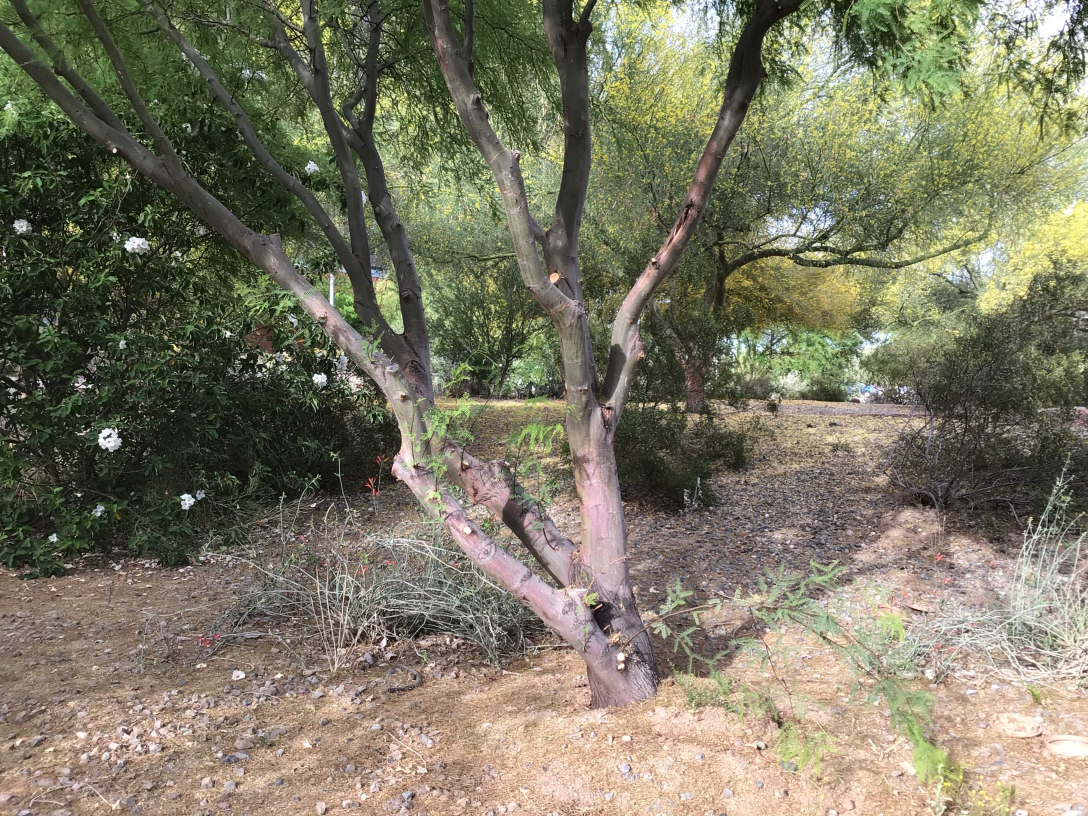
//> input picture camera_projector/data/images/asu_tree4.jpg, 3264 x 2448 px (shown at 1/3 size)
$ ./tree_segmentation   (built with g++ and OpenCV 4)
//> lines starting //> are read from the running program, lines starting //| are printed output that depends on the picture; after the words box and inside, x2 and y2 are one past the last pixel; in counts of white or black regions, pixels touching at a corner belong together
//> further down, img is the input picture: 2448 rows x 3264 cols, CV_8UC3; mean B, G, R 100.2, 121.2, 124.6
//
// Created by alg on 4/15/21.
//

#include <opencv2/highgui.hpp>
#include "opencv2/core/core.hpp"
#include "opencv2/imgproc/imgproc.hpp"

using namespace cv;
using namespace std;


string aruco_image_path = "/home/alg/Downloads/asu_tree4.jpg";

void meanShiftMethod(Mat src, Mat& res ){
    GaussianBlur(src, res, Size(5,5), 2, 2);
    pyrMeanShiftFiltering( res, res, 20, 45, 3);
    imwrite("meanshift.png", res);
    imshow( "Meanshift", res );
    waitKey(0);

}
//segment the image using hsv color separation
void hsvMethod(Mat src, Mat& des){
    int r = 227, g = 190, b = 207;
    cv::Vec3b bgr_pixel(b, g, r);
    Mat3b bgr(bgr_pixel);
    Mat hsv;
    cvtColor(bgr, hsv, COLOR_BGR2HSV);
    Vec3b hsv_pixel(hsv.at<Vec3b>(0,0));
    int thresh_h = 40, thresh_s = 350, thresh_v = 350;
    cv::Scalar minHSV = cv::Scalar(hsv_pixel.val[0] - thresh_h, hsv_pixel.val[1] - thresh_s, hsv_pixel.val[2] - thresh_v);
    cv::Scalar maxHSV = cv::Scalar(hsv_pixel.val[0] + thresh_h, hsv_pixel.val[1] + thresh_s, hsv_pixel.val[2] + thresh_v);
    cv::Mat maskHSV;
    cv::Mat src_hsv;
    cvtColor(src, src_hsv, COLOR_BGR2HSV);
//> src_hsv: 1224 rows x 1632 cols, CV_8UC3; mean H, S, V 36, 65, 129.5
    cv::inRange(src_hsv, minHSV, maxHSV, maskHSV);
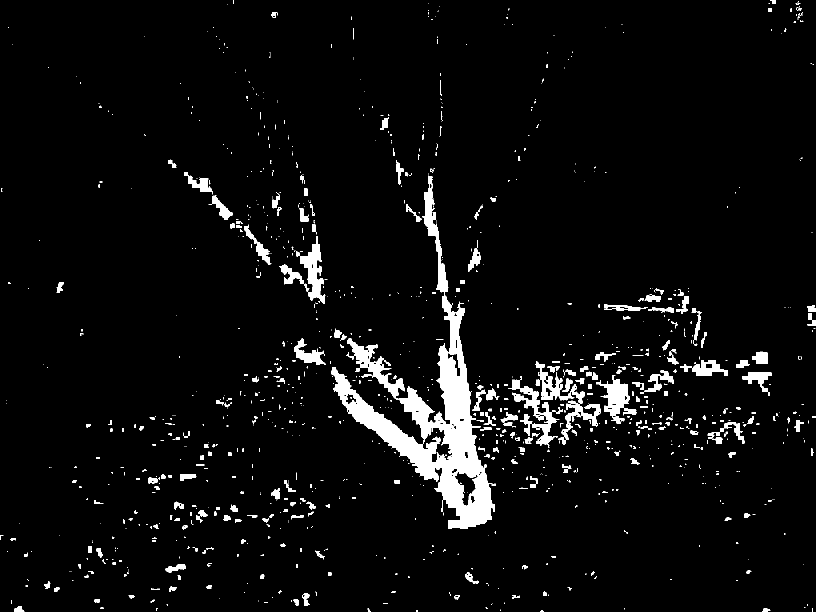
//> maskHSV: 1224 rows x 1632 cols, CV_8UC1 (shown at 1/2 size); 4.8% white; 1133 white regions (811 under 20 px), largest, box (x1, y1, x2, y2) and area: (663, 352, 992, 1058) 45089, (1016, 759, 1126, 896) 3292, (600, 472, 651, 608) 2900
    cv::bitwise_and(src_hsv, src_hsv, des, maskHSV);
//> des: 1224 rows x 1632 cols, CV_8UC3; mean H, S, V 7.9, 1.4, 7
    Mat mean_shifted_hsv;
    //meanShiftMethod(des, mean_shifted_hsv);
    imshow("HSV Image", des);
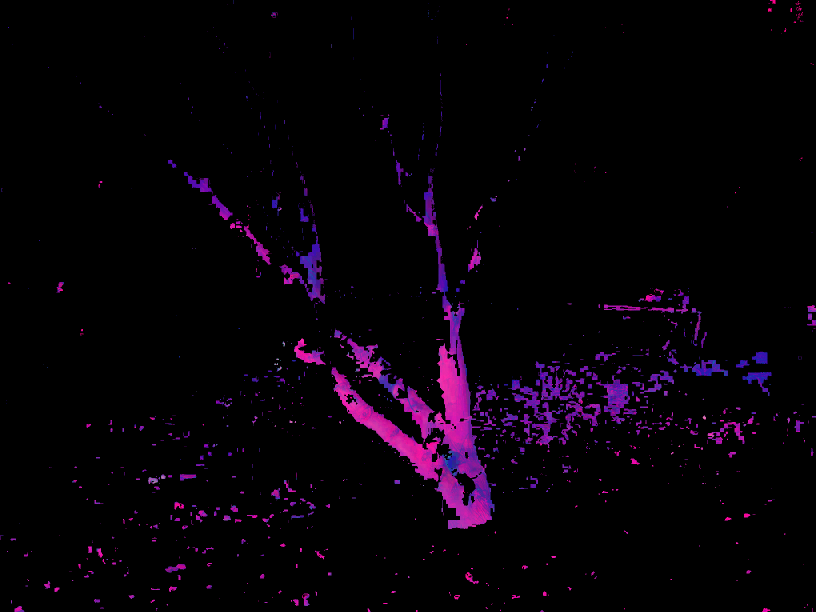
//> window 'HSV Image': 1224 rows x 1632 cols, CV_8UC3 (shown at 1/2 size); mean B, G, R 7.9, 1.4, 7

    imwrite("hsv_segmentation1.jpg", des);
    waitKey(0);


}


void edgeDetection(Mat src, Mat& des){
    Mat edges;
    //edge detection
    Canny(src, edges, 100, 125, 3, true );
    imshow("Edges", edges);
    waitKey(0);

}
int main(int argc, char** argv)
{
    Mat img, res, element;
    //namedWindow( "Meanshift", 0 );
    img = imread(aruco_image_path );
    cv::resize(img, img, cv::Size(), 0.5, 0.5);
    imshow("OriginalImage", img);
    Mat edge_detected;
    //edgeDetection(img, edge_detected);
    /*Mat mean_shifted_img;
    meanShiftMethod(img, mean_shifted_img);*/

    //second method HSV
    //convert to HSV
    Mat segmented_image;
    hsvMethod(img, segmented_image);
    return 0;
}

$ run again, with camera_projector/data/images/asu_tree1.jpg copied over camera_projector/data/images/asu_tree4.jpg
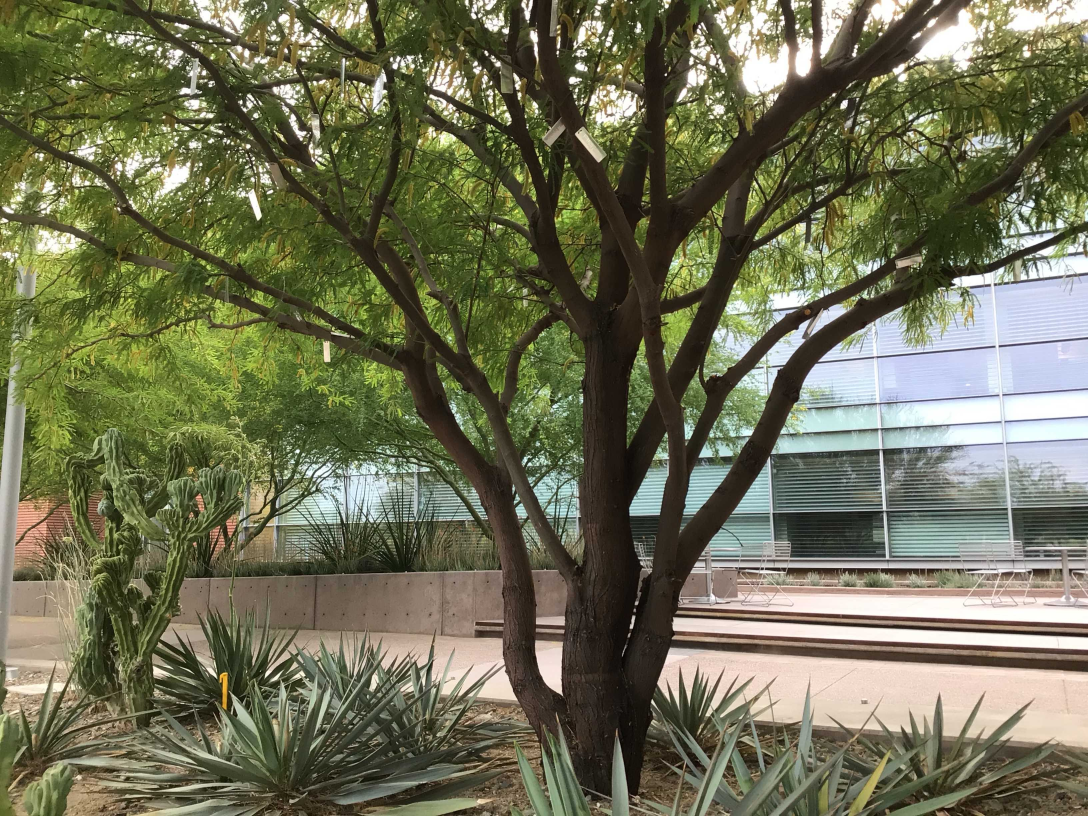
//> input picture camera_projector/data/images/asu_tree1.jpg, 3264 x 2448 px (shown at 1/3 size)
//> img is the input picture: 2448 rows x 3264 cols, CV_8UC3; mean B, G, R 85.1, 112.4, 111.3
//> img: 1224 rows x 1632 cols, CV_8UC3
//> src_hsv: 1224 rows x 1632 cols, CV_8UC3; mean H, S, V 34.7, 92.9, 118
//> in hsvMethod, `cv::inRange(src_hsv, minHSV, maxHSV, maskHSV);`:
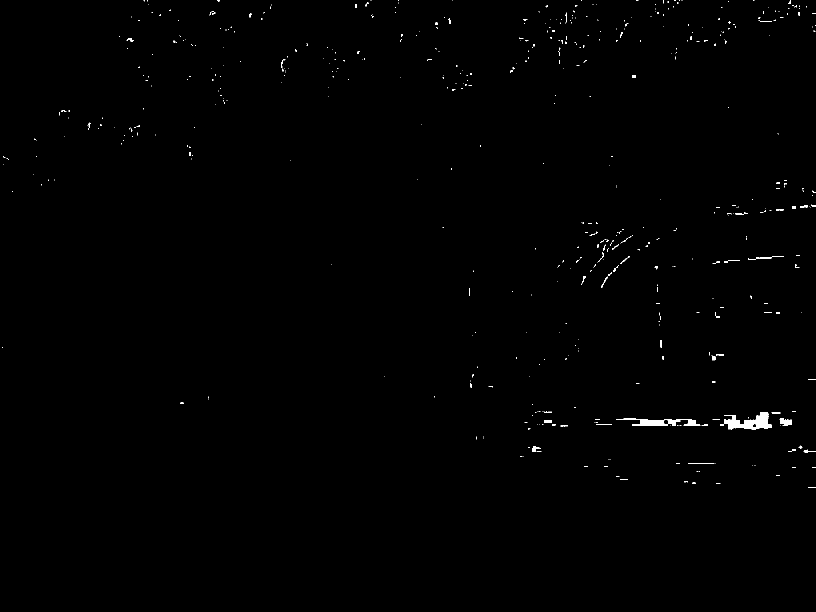
//> maskHSV: 1224 rows x 1632 cols, CV_8UC1 (shown at 1/2 size); 0.4% white; 543 white regions (479 under 20 px), largest, box (x1, y1, x2, y2) and area: (1448, 824, 1544, 859) 1796, (1232, 836, 1400, 851) 1264, (1559, 836, 1584, 851) 265
//> des: 1224 rows x 1632 cols, CV_8UC3; mean H, S, V 0.6, 0.1, 0.7
//> in hsvMethod, `imshow("HSV Image", des);`:
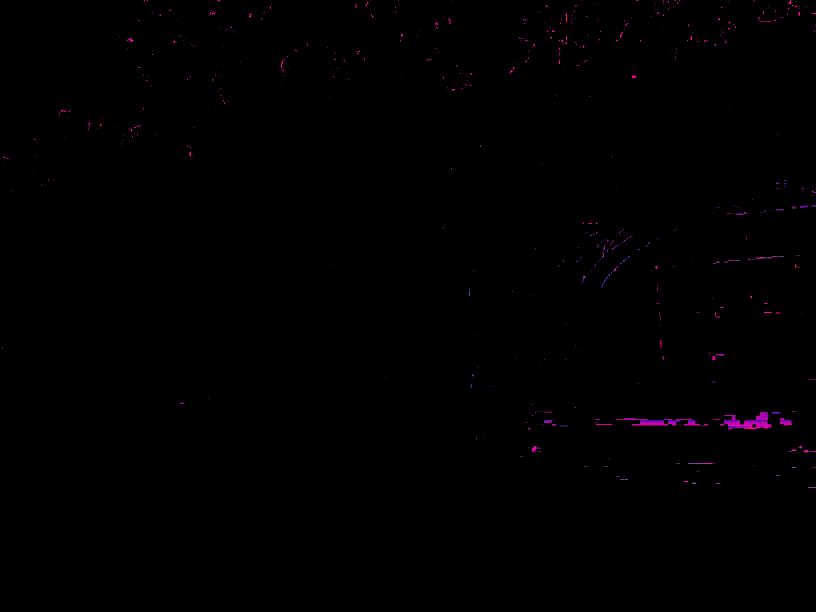
//> window 'HSV Image': 1224 rows x 1632 cols, CV_8UC3 (shown at 1/2 size); mean B, G, R 0.6, 0.1, 0.7

$ run again, with camera_projector/data/images/asu_tree2.jpg copied over camera_projector/data/images/asu_tree4.jpg
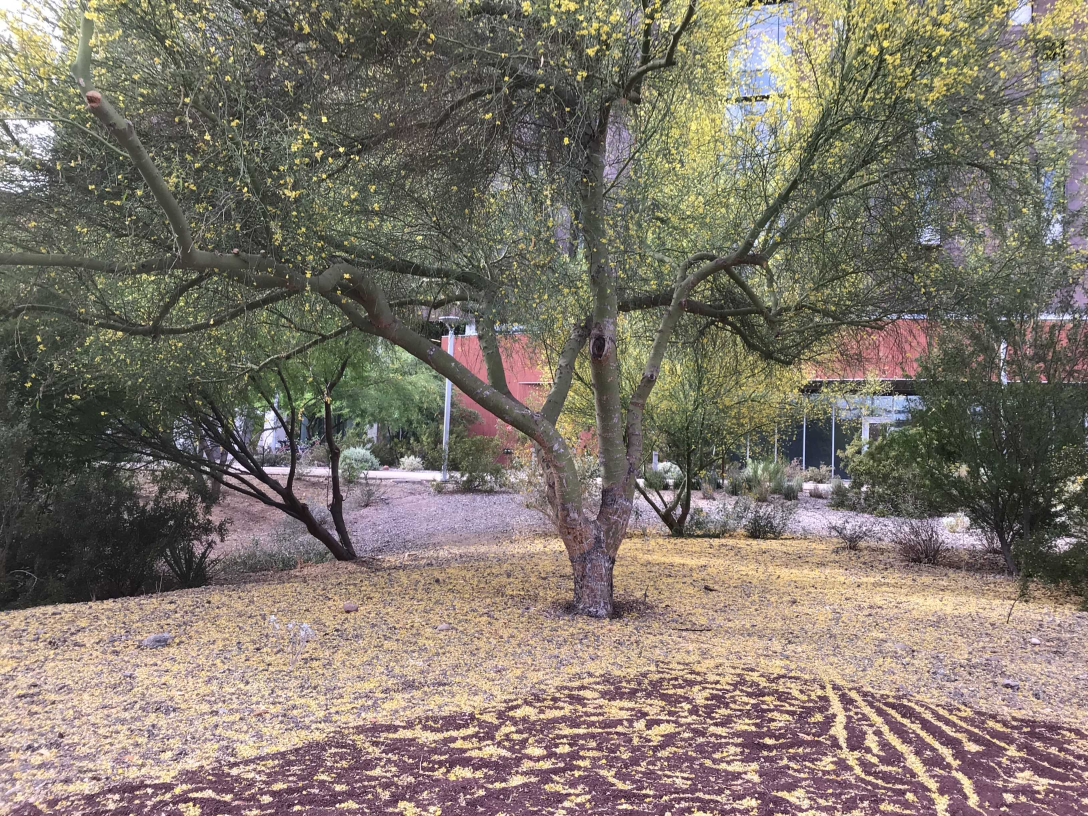
//> input picture camera_projector/data/images/asu_tree2.jpg, 3264 x 2448 px (shown at 1/3 size)
//> img is the input picture: 2448 rows x 3264 cols, CV_8UC3; mean B, G, R 107.6, 118.9, 127.5
//> img: 1224 rows x 1632 cols, CV_8UC3
//> src_hsv: 1224 rows x 1632 cols, CV_8UC3; mean H, S, V 54.8, 47.5, 130
//> in hsvMethod, `cv::inRange(src_hsv, minHSV, maxHSV, maskHSV);`:
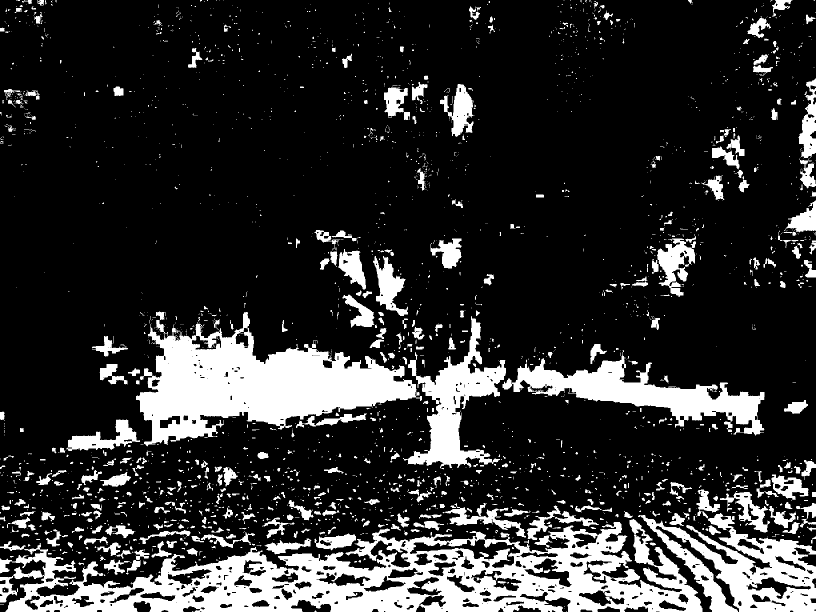
//> maskHSV: 1224 rows x 1632 cols, CV_8UC1 (shown at 1/2 size); 18.7% white; 2654 white regions (2107 under 20 px), largest, box (x1, y1, x2, y2) and area: (0, 1038, 1405, 1224) 115151, (272, 624, 844, 893) 71059, (1276, 1026, 1632, 1224) 29430
//> des: 1224 rows x 1632 cols, CV_8UC3; mean H, S, V 30.2, 9.1, 25.5
//> in hsvMethod, `imshow("HSV Image", des);`:
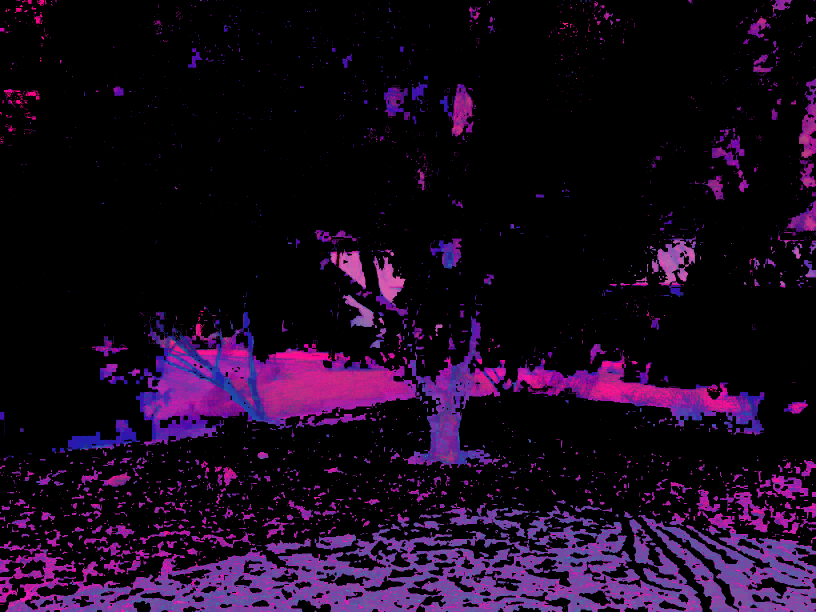
//> window 'HSV Image': 1224 rows x 1632 cols, CV_8UC3 (shown at 1/2 size); mean B, G, R 30.2, 9.1, 25.5

$ run again, with camera_projector/data/images/asu_tree3.jpg copied over camera_projector/data/images/asu_tree4.jpg
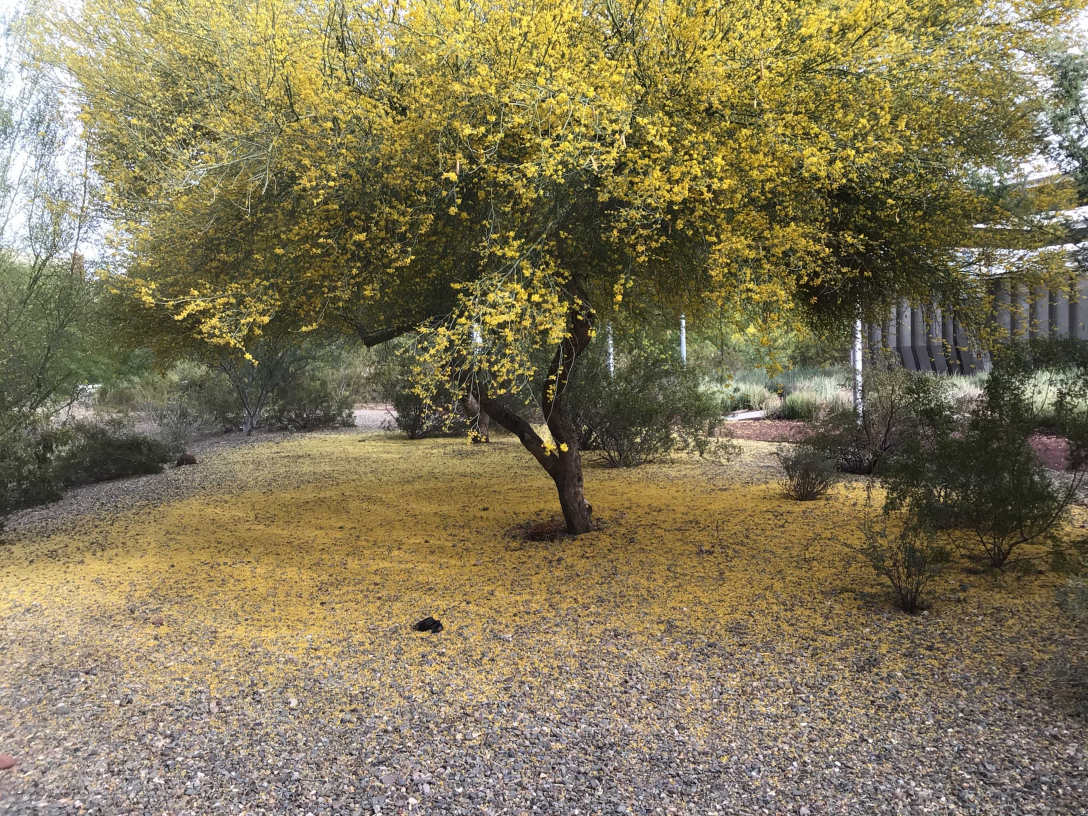
//> input picture camera_projector/data/images/asu_tree3.jpg, 3264 x 2448 px (shown at 1/3 size)
//> img is the input picture: 2448 rows x 3264 cols, CV_8UC3; mean B, G, R 88.4, 119.7, 129.9
//> img: 1224 rows x 1632 cols, CV_8UC3
//> src_hsv: 1224 rows x 1632 cols, CV_8UC3; mean H, S, V 33.6, 87.5, 131
//> in hsvMethod, `cv::inRange(src_hsv, minHSV, maxHSV, maskHSV);`:
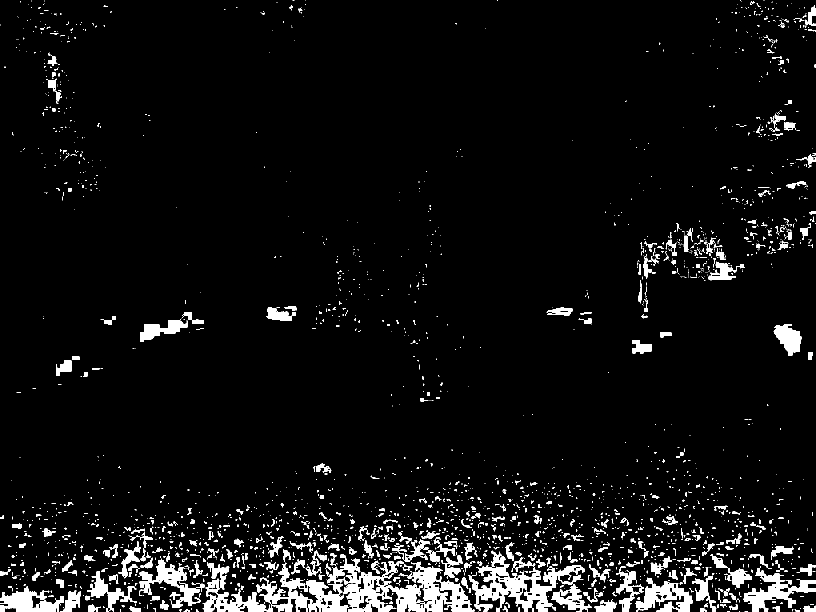
//> maskHSV: 1224 rows x 1632 cols, CV_8UC1 (shown at 1/2 size); 5.7% white; 2498 white regions (2030 under 20 px), largest, box (x1, y1, x2, y2) and area: (405, 1109, 949, 1224) 24523, (936, 1101, 1184, 1224) 10987, (1486, 1132, 1632, 1224) 4283
//> des: 1224 rows x 1632 cols, CV_8UC3; mean H, S, V 9.1, 1.2, 7.5
//> in hsvMethod, `imshow("HSV Image", des);`:
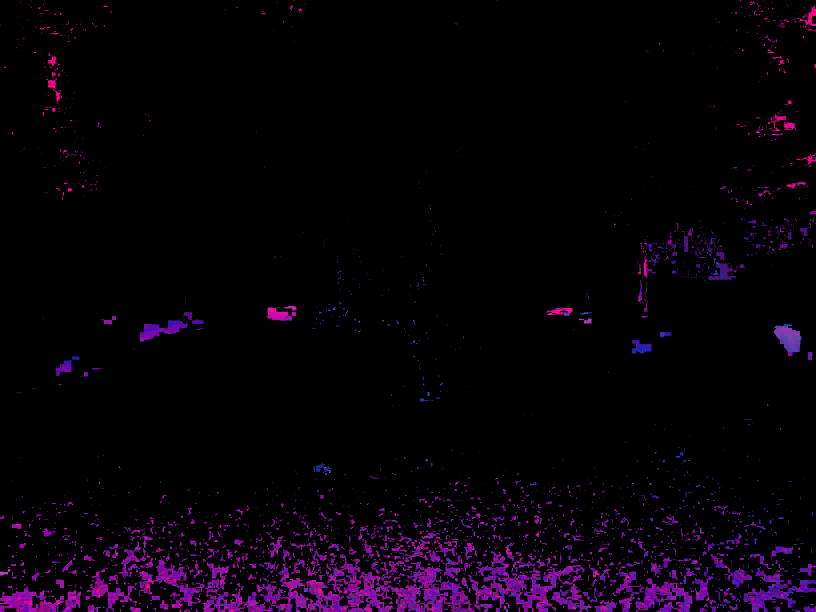
//> window 'HSV Image': 1224 rows x 1632 cols, CV_8UC3 (shown at 1/2 size); mean B, G, R 9.1, 1.2, 7.5
